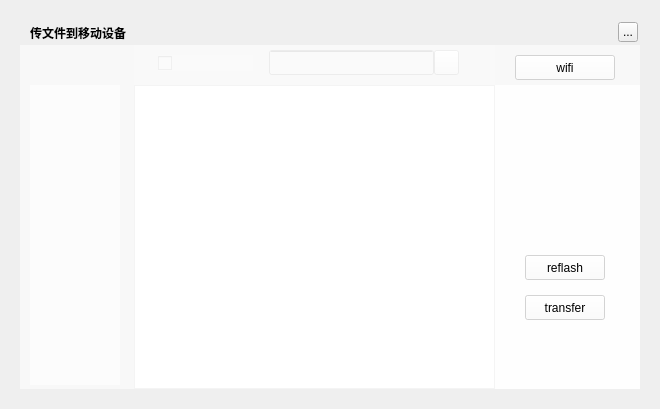
<?xml version="1.0" encoding="UTF-8"?>
<ui version="4.0">
 <class>MusicConnectTransferWidget</class>
 <widget class="QWidget" name="MusicConnectTransferWidget">
  <property name="geometry">
   <rect>
    <x>0</x>
    <y>0</y>
    <width>660</width>
    <height>409</height>
   </rect>
  </property>
  <property name="windowTitle">
   <string>传文件到移动设备</string>
  </property>
  <widget class="QLabel" name="background">
   <property name="geometry">
    <rect>
     <x>20</x>
     <y>20</y>
     <width>620</width>
     <height>369</height>
    </rect>
   </property>
   <property name="text">
    <string/>
   </property>
  </widget>
  <widget class="QLabel" name="topTitleName">
   <property name="geometry">
    <rect>
     <x>30</x>
     <y>20</y>
     <width>171</width>
     <height>25</height>
    </rect>
   </property>
   <property name="styleSheet">
    <string notr="true">color:&quot;#FFFFFF&quot;;font-weight:bold</string>
   </property>
   <property name="text">
    <string>传文件到移动设备</string>
   </property>
  </widget>
  <widget class="QToolButton" name="topTitleCloseButton">
   <property name="geometry">
    <rect>
     <x>618</x>
     <y>22</y>
     <width>20</width>
     <height>20</height>
    </rect>
   </property>
   <property name="text">
    <string>...</string>
   </property>
  </widget>
  <widget class="QWidget" name="backgroundMask" native="true">
   <property name="geometry">
    <rect>
     <x>20</x>
     <y>45</y>
     <width>620</width>
     <height>344</height>
    </rect>
   </property>
   <property name="styleSheet">
    <string notr="true">QWidget{background:rgba(255,255,255,150);}
QLabel{background:transparent;}</string>
   </property>
   <widget class="QWidget" name="playListWidget" native="true">
    <property name="geometry">
     <rect>
      <x>114</x>
      <y>0</y>
      <width>361</width>
      <height>344</height>
     </rect>
    </property>
    <property name="styleSheet">
     <string notr="true">background:rgba(255,255,255,50)</string>
    </property>
    <widget class="QLineEdit" name="searchLineEdit">
     <property name="geometry">
      <rect>
       <x>135</x>
       <y>5</y>
       <width>165</width>
       <height>25</height>
      </rect>
     </property>
    </widget>
    <widget class="QCheckBox" name="allSelectedcheckBox">
     <property name="geometry">
      <rect>
       <x>24</x>
       <y>10</y>
       <width>95</width>
       <height>16</height>
      </rect>
     </property>
    </widget>
    <widget class="QPushButton" name="searchLineLabel">
     <property name="geometry">
      <rect>
       <x>300</x>
       <y>5</y>
       <width>25</width>
       <height>25</height>
      </rect>
     </property>
     <property name="cursor">
      <cursorShape>PointingHandCursor</cursorShape>
     </property>
     <property name="styleSheet">
      <string notr="true">border-image: url(:/tiny/btn_search_main_hover);</string>
     </property>
     <property name="iconSize">
      <size>
       <width>25</width>
       <height>25</height>
      </size>
     </property>
    </widget>
    <widget class="MusicConnectTransferTableWidget" name="playListTableWidget">
     <property name="geometry">
      <rect>
       <x>0</x>
       <y>40</y>
       <width>361</width>
       <height>304</height>
      </rect>
     </property>
    </widget>
    <widget class="QLabel" name="functionBottomLabel">
     <property name="geometry">
      <rect>
       <x>0</x>
       <y>40</y>
       <width>361</width>
       <height>304</height>
      </rect>
     </property>
     <property name="styleSheet">
      <string notr="true">background:rgb(255,255,255)</string>
     </property>
    </widget>
    <zorder>searchLineEdit</zorder>
    <zorder>allSelectedcheckBox</zorder>
    <zorder>searchLineLabel</zorder>
    <zorder>functionBottomLabel</zorder>
    <zorder>playListTableWidget</zorder>
   </widget>
   <widget class="QStackedWidget" name="stackedWidget">
    <property name="geometry">
     <rect>
      <x>475</x>
      <y>40</y>
      <width>145</width>
      <height>304</height>
     </rect>
    </property>
    <property name="currentIndex">
     <number>0</number>
    </property>
    <widget class="QWidget" name="mobileModeWidget">
     <widget class="QLabel" name="iconUSBLabel">
      <property name="geometry">
       <rect>
        <x>35</x>
        <y>50</y>
        <width>72</width>
        <height>72</height>
       </rect>
      </property>
      <property name="pixmap">
       <pixmap resource="../../../MMMQrc/MusicPlayer.qrc">:/toolSets/lb_mobile_usb</pixmap>
      </property>
     </widget>
     <widget class="QLabel" name="textUSBLabel">
      <property name="geometry">
       <rect>
        <x>25</x>
        <y>120</y>
        <width>95</width>
        <height>25</height>
       </rect>
      </property>
      <property name="alignment">
       <set>Qt::AlignCenter</set>
      </property>
     </widget>
     <widget class="QPushButton" name="transferUSBButton">
      <property name="geometry">
       <rect>
        <x>30</x>
        <y>210</y>
        <width>80</width>
        <height>25</height>
       </rect>
      </property>
      <property name="text">
       <string>transfer</string>
      </property>
     </widget>
     <widget class="QPushButton" name="reflashUSBButton">
      <property name="geometry">
       <rect>
        <x>30</x>
        <y>170</y>
        <width>80</width>
        <height>25</height>
       </rect>
      </property>
      <property name="text">
       <string>reflash</string>
      </property>
     </widget>
    </widget>
    <widget class="QWidget" name="wifiModeWidget">
     <widget class="QLabel" name="iconWIFILabel">
      <property name="geometry">
       <rect>
        <x>35</x>
        <y>50</y>
        <width>72</width>
        <height>72</height>
       </rect>
      </property>
      <property name="pixmap">
       <pixmap resource="../../../MMMQrc/MusicPlayer.qrc">:/toolSets/lb_mobile_wifi</pixmap>
      </property>
     </widget>
     <widget class="QPushButton" name="transferWIFIButton">
      <property name="geometry">
       <rect>
        <x>30</x>
        <y>210</y>
        <width>80</width>
        <height>25</height>
       </rect>
      </property>
      <property name="text">
       <string>transfer</string>
      </property>
     </widget>
     <widget class="QLabel" name="WIFILabel">
      <property name="geometry">
       <rect>
        <x>10</x>
        <y>140</y>
        <width>120</width>
        <height>15</height>
       </rect>
      </property>
      <property name="text">
       <string>对方IP地址</string>
      </property>
     </widget>
     <widget class="QLineEdit" name="lineWIFIEdit">
      <property name="geometry">
       <rect>
        <x>10</x>
        <y>160</y>
        <width>120</width>
        <height>20</height>
       </rect>
      </property>
     </widget>
    </widget>
   </widget>
   <widget class="QPushButton" name="switchButton">
    <property name="geometry">
     <rect>
      <x>495</x>
      <y>10</y>
      <width>100</width>
      <height>25</height>
     </rect>
    </property>
    <property name="text">
     <string>wifi</string>
    </property>
   </widget>
   <widget class="QWidget" name="playListLayoutWidget">
    <property name="geometry">
     <rect>
      <x>10</x>
      <y>40</y>
      <width>90</width>
      <height>300</height>
     </rect>
    </property>
    <layout class="QVBoxLayout" name="playListLayout">
     <property name="spacing">
      <number>2</number>
     </property>
    </layout>
   </widget>
  </widget>
  <zorder>background</zorder>
  <zorder>backgroundMask</zorder>
  <zorder>topTitleName</zorder>
  <zorder>topTitleCloseButton</zorder>
 </widget>
 <customwidgets>
  <customwidget>
   <class>MusicConnectTransferTableWidget</class>
   <extends>QTableWidget</extends>
   <header>musicconnecttransfertablewidget.h</header>
  </customwidget>
 </customwidgets>
 <resources>
  <include location="../../../MMMQrc/MusicPlayer.qrc"/>
 </resources>
 <connections/>
</ui>
